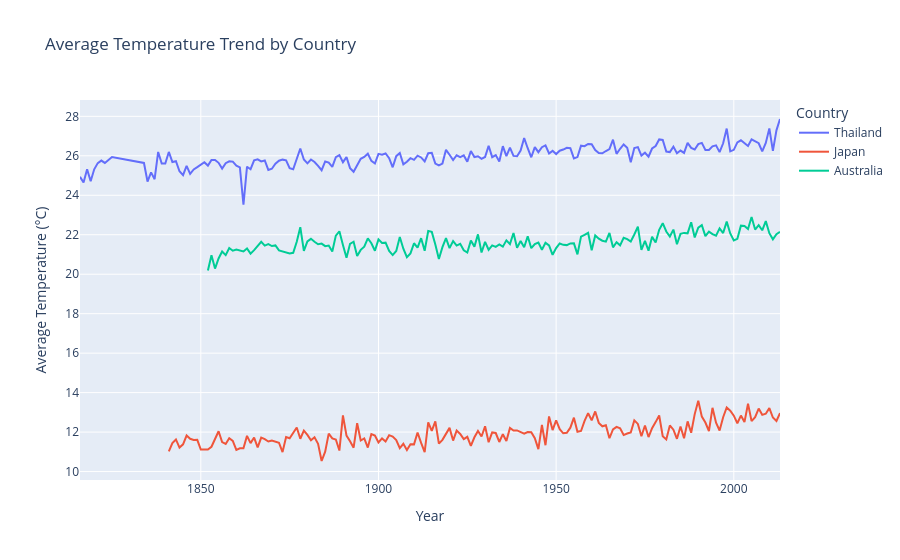

Here is the notebook cell this chart was saved with:
### Markdown cell above
## Cell 9 — Interactive Scatter / Temperature Trend

Plotly ทำให้กราฟ **zoom, hover และเปิด/ปิดประเทศ** ได้

กราฟนี้แสดง temperature record ตามเวลา โดยใช้สีแยกประเทศ

### Code cell
trend = (
    selected.dropna(subset=["Year"])
    .groupby(["Year", "Country"], as_index=False)["AverageTemperature"]
    .mean()
)

fig = px.line(
    trend,
    x="Year",
    y="AverageTemperature",
    color="Country",
    title="Average Temperature Trend by Country",
    labels={"AverageTemperature": "Average Temperature (°C)"}
)

fig.show()

### Figure 1 — Plotly figure (JSON) as saved in the notebook; plotly's stock layout.template omitted (floating-point values rounded to 4 significant figures; data arrays with more than 128 entries replaced by an {"elided": "..."} marker saying what was removed)
{"data": [{"hovertemplate": "Country=Thailand<br>Year=%{x}<br>Average Temperature (°C)=%{y}<extra></extra>", "legendgroup": "Thailand", "line": {"color": "#636efa", "dash": "solid"}, "marker": {"symbol": "circle"}, "mode": "lines", "name": "Thailand", "orientation": "v", "showlegend": true, "type": "scatter", "x": {"elided": "190 int values"}, "xaxis": "x", "y": {"elided": "190 float values"}, "yaxis": "y"}, {"hovertemplate": "Country=Japan<br>Year=%{x}<br>Average Temperature (°C)=%{y}<extra></extra>", "legendgroup": "Japan", "line": {"color": "#EF553B", "dash": "solid"}, "marker": {"symbol": "circle"}, "mode": "lines", "name": "Japan", "orientation": "v", "showlegend": true, "type": "scatter", "x": {"elided": "173 int values"}, "xaxis": "x", "y": {"elided": "173 float values"}, "yaxis": "y"}, {"hovertemplate": "Country=Australia<br>Year=%{x}<br>Average Temperature (°C)=%{y}<extra></extra>", "legendgroup": "Australia", "line": {"color": "#00cc96", "dash": "solid"}, "marker": {"symbol": "circle"}, "mode": "lines", "name": "Australia", "orientation": "v", "showlegend": true, "type": "scatter", "x": {"elided": "162 int values"}, "xaxis": "x", "y": {"elided": "162 float values"}, "yaxis": "y"}], "layout": {"legend": {"title": {"text": "Country"}, "tracegroupgap": 0}, "title": {"text": "Average Temperature Trend by Country"}, "xaxis": {"anchor": "y", "domain": [0, 1], "title": {"text": "Year"}}, "yaxis": {"anchor": "x", "domain": [0, 1], "title": {"text": "Average Temperature (°C)"}}}}
